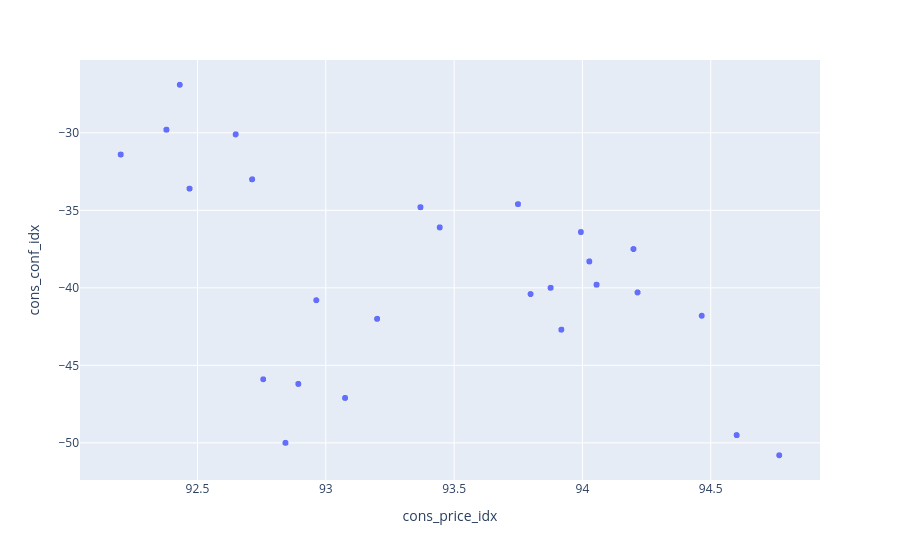

The code cell stored with this chart in its notebook:
### Markdown cell above
- quando a emp_var_rate muda, a nr_employed também muda, mas não monotonicamente

### Code cell
fig = px.scatter(df1, x = 'cons_price_idx', y = 'cons_conf_idx')
fig.show()

### Figure 1 — Plotly figure (JSON) as saved in the notebook; plotly's stock layout.template omitted (floating-point values rounded to 4 significant figures; data arrays with more than 128 entries replaced by an {"elided": "..."} marker saying what was removed)
{"data": [{"hovertemplate": "cons_price_idx=%{x}<br>cons_conf_idx=%{y}<extra></extra>", "legendgroup": "", "marker": {"color": "#636efa", "symbol": "circle"}, "mode": "markers", "name": "", "showlegend": false, "type": "scattergl", "x": {"elided": "41188 float values"}, "xaxis": "x", "y": {"elided": "41188 float values"}, "yaxis": "y"}], "layout": {"legend": {"tracegroupgap": 0}, "margin": {"t": 60}, "xaxis": {"anchor": "y", "domain": [0, 1], "title": {"text": "cons_price_idx"}}, "yaxis": {"anchor": "x", "domain": [0, 1], "title": {"text": "cons_conf_idx"}}}}
